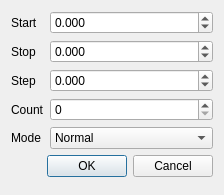
<?xml version="1.0" encoding="UTF-8"?>
<ui version="4.0">
 <class>Dialog</class>
 <widget class="QDialog" name="Dialog">
  <property name="geometry">
   <rect>
    <x>0</x>
    <y>0</y>
    <width>224</width>
    <height>195</height>
   </rect>
  </property>
  <property name="windowTitle">
   <string>Dialog</string>
  </property>
  <layout class="QFormLayout" name="formLayout">
   <item row="0" column="0">
    <widget class="QLabel" name="label">
     <property name="text">
      <string>Start</string>
     </property>
    </widget>
   </item>
   <item row="0" column="1">
    <widget class="QDoubleSpinBox" name="doubleSpinBox">
     <property name="decimals">
      <number>3</number>
     </property>
     <property name="minimum">
      <double>-10.000000000000000</double>
     </property>
     <property name="maximum">
      <double>10.000000000000000</double>
     </property>
    </widget>
   </item>
   <item row="1" column="0">
    <widget class="QLabel" name="label_2">
     <property name="text">
      <string>Stop</string>
     </property>
    </widget>
   </item>
   <item row="1" column="1">
    <widget class="QDoubleSpinBox" name="doubleSpinBox_2">
     <property name="decimals">
      <number>3</number>
     </property>
     <property name="minimum">
      <double>-10.000000000000000</double>
     </property>
     <property name="maximum">
      <double>10.000000000000000</double>
     </property>
    </widget>
   </item>
   <item row="2" column="0">
    <widget class="QLabel" name="label_3">
     <property name="text">
      <string>Step</string>
     </property>
    </widget>
   </item>
   <item row="2" column="1">
    <widget class="QDoubleSpinBox" name="doubleSpinBox_3">
     <property name="decimals">
      <number>3</number>
     </property>
     <property name="minimum">
      <double>-10.000000000000000</double>
     </property>
     <property name="maximum">
      <double>10.000000000000000</double>
     </property>
    </widget>
   </item>
   <item row="3" column="0">
    <widget class="QLabel" name="label_4">
     <property name="text">
      <string>Count</string>
     </property>
    </widget>
   </item>
   <item row="3" column="1">
    <widget class="QSpinBox" name="spinBox"/>
   </item>
   <item row="4" column="0">
    <widget class="QLabel" name="label_5">
     <property name="text">
      <string>Mode</string>
     </property>
    </widget>
   </item>
   <item row="4" column="1">
    <widget class="QComboBox" name="comboBox">
     <item>
      <property name="text">
       <string>Normal</string>
      </property>
     </item>
     <item>
      <property name="text">
       <string>BackAndForth</string>
      </property>
     </item>
     <item>
      <property name="text">
       <string>ZeroStart</string>
      </property>
     </item>
     <item>
      <property name="text">
       <string>ZeroStartBackAndForth</string>
      </property>
     </item>
    </widget>
   </item>
   <item row="5" column="0" colspan="2">
    <widget class="QDialogButtonBox" name="buttonBox">
     <property name="orientation">
      <enum>Qt::Horizontal</enum>
     </property>
     <property name="standardButtons">
      <set>QDialogButtonBox::Cancel|QDialogButtonBox::Ok</set>
     </property>
    </widget>
   </item>
  </layout>
 </widget>
 <resources/>
 <connections>
  <connection>
   <sender>buttonBox</sender>
   <signal>accepted()</signal>
   <receiver>Dialog</receiver>
   <slot>accept()</slot>
   <hints>
    <hint type="sourcelabel">
     <x>248</x>
     <y>254</y>
    </hint>
    <hint type="destinationlabel">
     <x>157</x>
     <y>274</y>
    </hint>
   </hints>
  </connection>
  <connection>
   <sender>buttonBox</sender>
   <signal>rejected()</signal>
   <receiver>Dialog</receiver>
   <slot>reject()</slot>
   <hints>
    <hint type="sourcelabel">
     <x>316</x>
     <y>260</y>
    </hint>
    <hint type="destinationlabel">
     <x>286</x>
     <y>274</y>
    </hint>
   </hints>
  </connection>
 </connections>
</ui>
